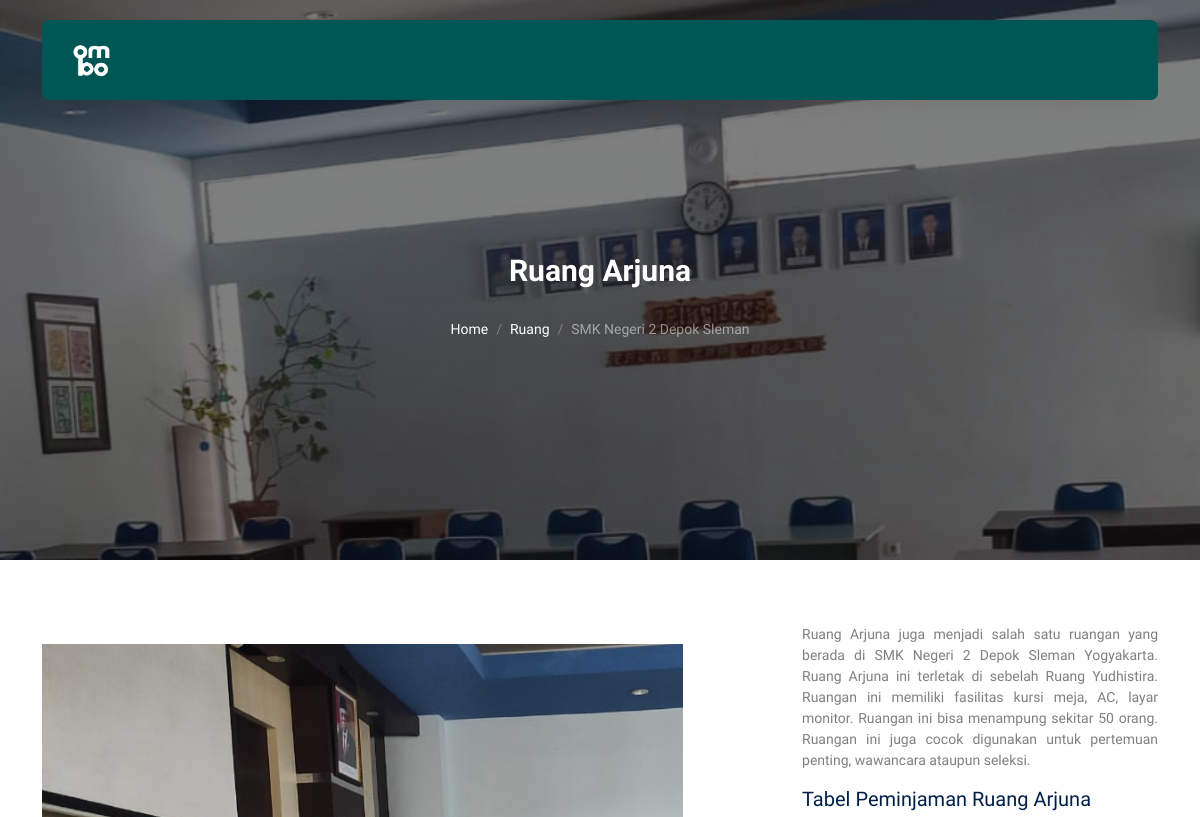
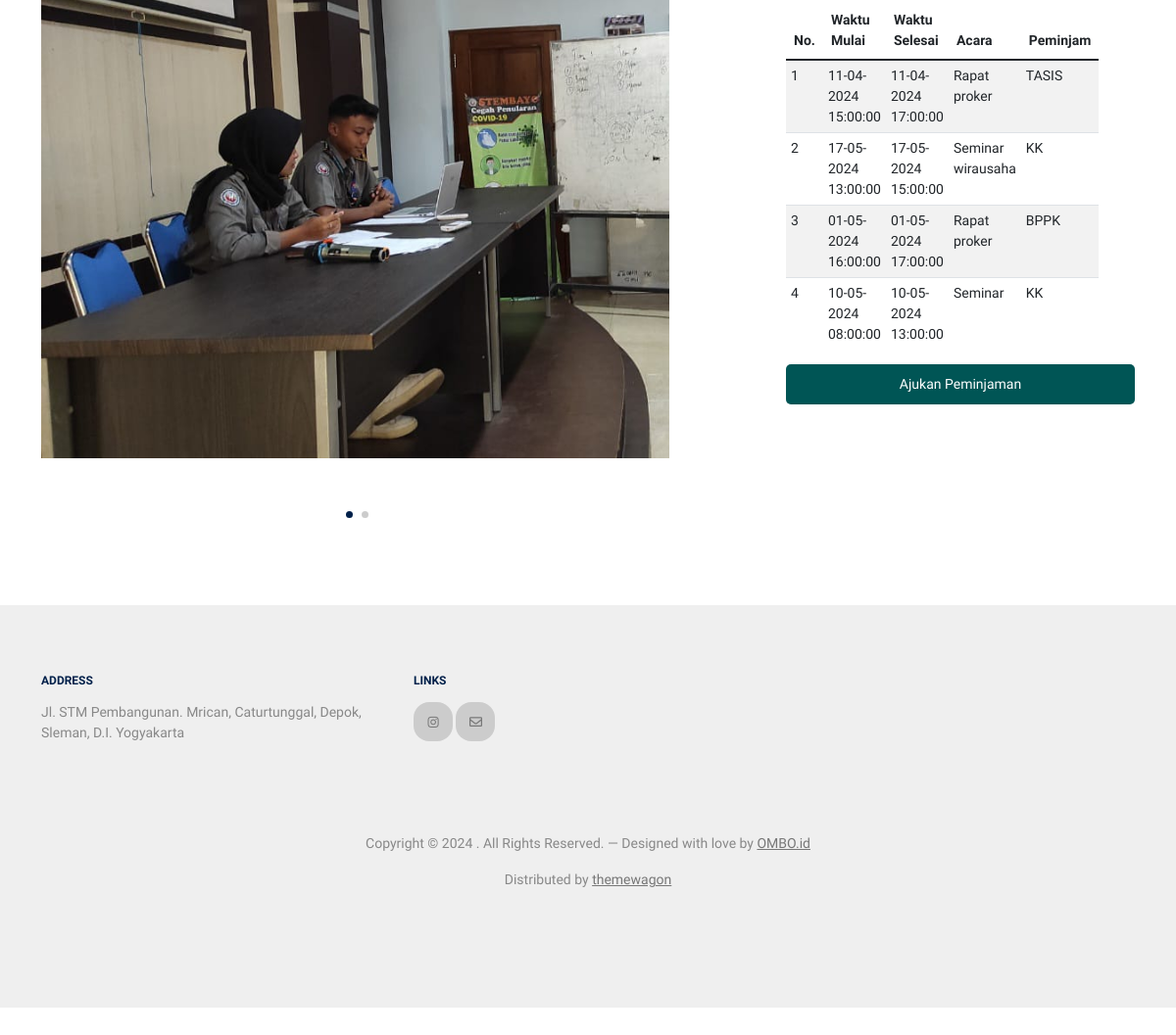
The app's page /arjuna.php with its own data (2 pictures, top to bottom).
### tables this page shows
CREATE TABLE `bookings` (
  `id` int(11) NOT NULL,
  `userID` int(11) NOT NULL,
  `roomID` int(11) NOT NULL,
  `start_time` datetime NOT NULL,
  `end_time` datetime NOT NULL,
  `alasan` varchar(255) NOT NULL,
  `file` varchar(300) NOT NULL,
  `created_at` timestamp NOT NULL DEFAULT current_timestamp() ON UPDATE current_timestamp()
);

CREATE TABLE `users` (
  `id` int(11) NOT NULL,
  `name` varchar(100) NOT NULL,
  `username` varchar(100) NOT NULL,
  `email` varchar(100) DEFAULT NULL,
  `password` varchar(255) NOT NULL,
  `foto` varchar(255) NOT NULL,
  `description` text DEFAULT NULL,
  `last_login` datetime DEFAULT NULL
);

### arjuna.php (the view, shortened to what this page needs)
<!DOCTYPE html>
<html lang="en">
  <head>
    <link rel="stylesheet" href="fonts/icomoon/style.css" />
    <link rel="stylesheet" href="fonts/flaticon/font/flaticon.css" />
    <link rel="stylesheet" href="css/tiny-slider.css" />
    <link rel="stylesheet" href="css/aos.css" />
    <link rel="stylesheet" href="css/style.css" />
    <link href="https://cdnjs.cloudflare.com/ajax/libs/font-awesome/5.15.4/css/all.min.css" rel="stylesheet">
  </head>
  <body>
    <nav class="site-nav">
      <div class="container">
        <div class="menu-bg-wrap">
          <div class="site-navigation">
          <a href="index.php" class="logo m-0 float-start">
            <img src="2.png" alt="Logo" style="max-height: 8%; max-width: 8%;"></a>
          </div>
        </div>
      </div>
    </nav>
    <div class="hero page-inner overlay" style="background-image: url('images/arjuna1.jpg')">
      <div class="container">
        <div class="row justify-content-center align-items-center">
          <div class="col-lg-9 text-center mt-5">
            <h1 class="heading" data-aos="fade-up">Ruang Arjuna</h1>
            <nav aria-label="breadcrumb" data-aos="fade-up" data-aos-delay="200">
              <ol class="breadcrumb text-center justify-content-center">
                <li class="breadcrumb-item"><a href="index.php">Home</a></li>
                <li class="breadcrumb-item"><a href="ruang.php">Ruang</a></li>
                <li class="breadcrumb-item active text-white-50" aria-current="page">SMK Negeri 2 Depok Sleman</li>
              </ol>
            </nav>
          </div>
        </div>
      </div>
    </div>
    <div class="section">
      <div class="container">
        <div class="row justify-content-between">
          <div class="col-lg-7">
            <div class="img-property-slide-wrap">
              <div class="img-property-slide">
                <img src="images/arjuna2.jpg" alt="Image" class="img-fluid" />
              </div>
            </div>
          </div>
          <div class="col-lg-4">
            <p class="text-black-50">Ruang Arjuna juga menjadi salah satu ruangan yang berada di SMK Negeri 2 Depok Sleman Yogyakarta. Ruang Arjuna ini terletak di sebelah Ruang Yudhistira. Ruangan ini memiliki fasilitas kursi meja, AC, layar monitor. Ruangan ini bisa menampung sekitar 50 orang. Ruangan ini juga cocok digunakan untuk pertemuan penting, wawancara ataupun seleksi.</p>
            <h5>Tabel Peminjaman Ruang Arjuna</h5>
            <div class="table-wrapper">
              <table class="table table-striped">
                <thead>
                    <tr>
                        <th scope="col">No.</th>
                        <th scope="col">Waktu Mulai</th>
                        <th scope="col">Waktu Selesai</th>
                        <th scope="col">Acara</th>
                        <th scope="col">Peminjam</th>
                    </tr>
                </thead>
                <tbody>
                    <?php
                    $servername = "localhost";
                    $username = "root";
                    $password = "";
                    $dbname = "ombo";
                    $conn = new mysqli($servername, $username, $password, $dbname);
                    $sql = "SELECT * FROM bookings WHERE roomID = 4";
                    $result = $conn->query($sql);
                    if ($result->num_rows > 0) {
                        $count = 1;
                        while ($row = $result->fetch_assoc()) {
                            echo "<tr>";
                            echo "<td>" . $count++ . "</td>";
                            echo "<td>" . date("d-m-Y H:i:s", strtotime($row["start_time"])) . "</td>";
                            echo "<td>" . date("d-m-Y H:i:s", strtotime($row["end_time"])) . "</td>";
                            echo "<td>" . $row["alasan"] . "</td>";
                            $userID = $row["userID"];
                            $user_sql = "SELECT name FROM users WHERE id = $userID";
                            $user_result = $conn->query($user_sql);
                            if ($user_result->num_rows > 0) {
                                $user_row = $user_result->fetch_assoc();
                                echo "<td>" . $user_row["name"] . "</td>";
                            } else {
                                echo "<td>Unknown</td>";
                            }
                            echo "</tr>";
                          }
                        } else {
                            echo "<tr><td colspan='5' class='text-center'>Belum ada peminjaman.</td></tr>";
                        }
                        ?>
                    </tbody>
                </table>
              </div>
              <a href="tambah.php" class="btn-peminjaman">Ajukan Peminjaman</a>
            </div>
          </div>
        </div>
    <div class="site-footer">
      <div class="container">
        <div class="row">
          <div class="col-lg-4">
            <div class="widget">
              <h3>Address</h3>
              <address>Jl. STM Pembangunan. Mrican, Caturtunggal, Depok, Sleman, D.I. Yogyakarta</address>
            </div>
          </div>
          <div class="col-lg-4">
            <div class="widget">
              <h3>Links</h3>
              <ul class="list-unstyled social">
                <li><a href="https://www.instagram.com/ombosija3/"><span class="icon-instagram"></span></a></li>
                <li><a href="https://mail.google.com/mail/?view=cm&fs=1&to=ombosija@gmail.com"><span class="icon-email"><i class="far fa-envelope"></i></span></a></li>
              </ul>
            </div>
          </div>
        </div>
        <div class="row mt-5">
          <div class="col-12 text-center">
          <p>
              Copyright &copy;
              . All Rights Reserved. &mdash; Designed with love by
              <a href="index.php">OMBO.id</a>
            </p>
            <div>Distributed by <a href="https://themewagon.com/" target="_blank">themewagon</a></div>
          </div>
        </div>
      </div>
    </div>
  </body>
</html>

### css/tiny-slider.css (style rules this page uses)
.tns-slider { -webkit-transition:all 0s;-moz-transition:all 0s;transition:all 0s }
.tns-slider>.tns-item { -webkit-box-sizing:border-box;-moz-box-sizing:border-box;box-sizing:border-box }
.tns-horizontal.tns-subpixel { white-space:nowrap }
.tns-horizontal.tns-subpixel>.tns-item { display:inline-block;vertical-align:top;white-space:normal }

### arjuna.php (style rules this page uses)
.text-black-50 { color: rgba(0, 0, 0, 0.5); text-align: justify; }
.img-property-slide-wrap { margin-top: 20px; }
.table-wrapper { max-height: 350px; overflow-y: auto; overflow-x: hidden; }
.table { width: 60px; }
.table td { padding: 5px; }
.btn-peminjaman { margin-top: 20px; display: block; width: 100%; padding: 10px; background-color: #005555; color: white; text-align: center; text-decoration: none; border-radius: 5px; border: none; cursor: pointer; }

### records on screen
bookings: start_time "11-04-2024 15:00:00", end_time "11-04-2024 17:00:00", alasan "Rapat proker", userID.name "TASIS"
bookings: start_time "17-05-2024 13:00:00", end_time "17-05-2024 15:00:00", alasan "Seminar wirausaha", userID.name "KK"
bookings: start_time "01-05-2024 16:00:00", end_time "01-05-2024 17:00:00", alasan "Rapat proker", userID.name "BPPK"
bookings: start_time "10-05-2024 08:00:00", end_time "10-05-2024 13:00:00", alasan "Seminar", userID.name "KK"
